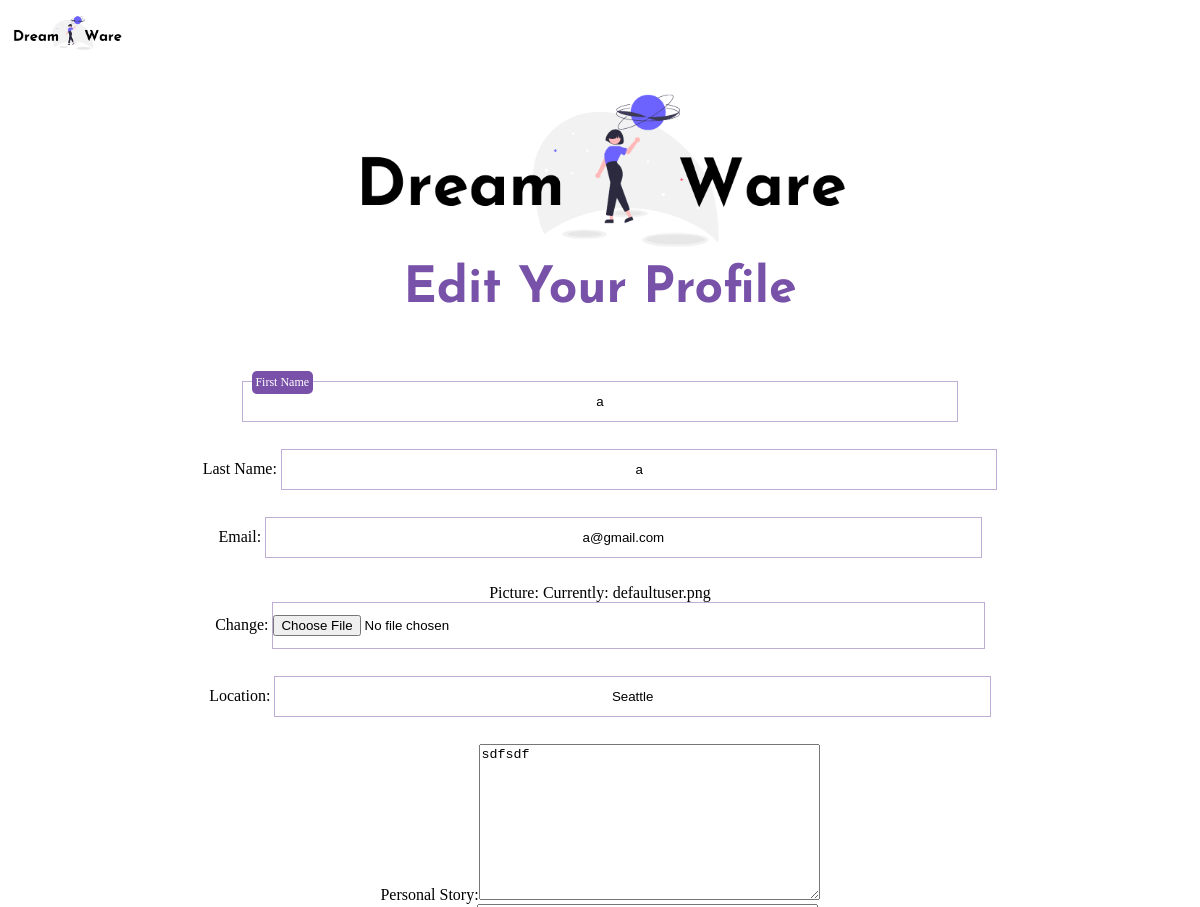
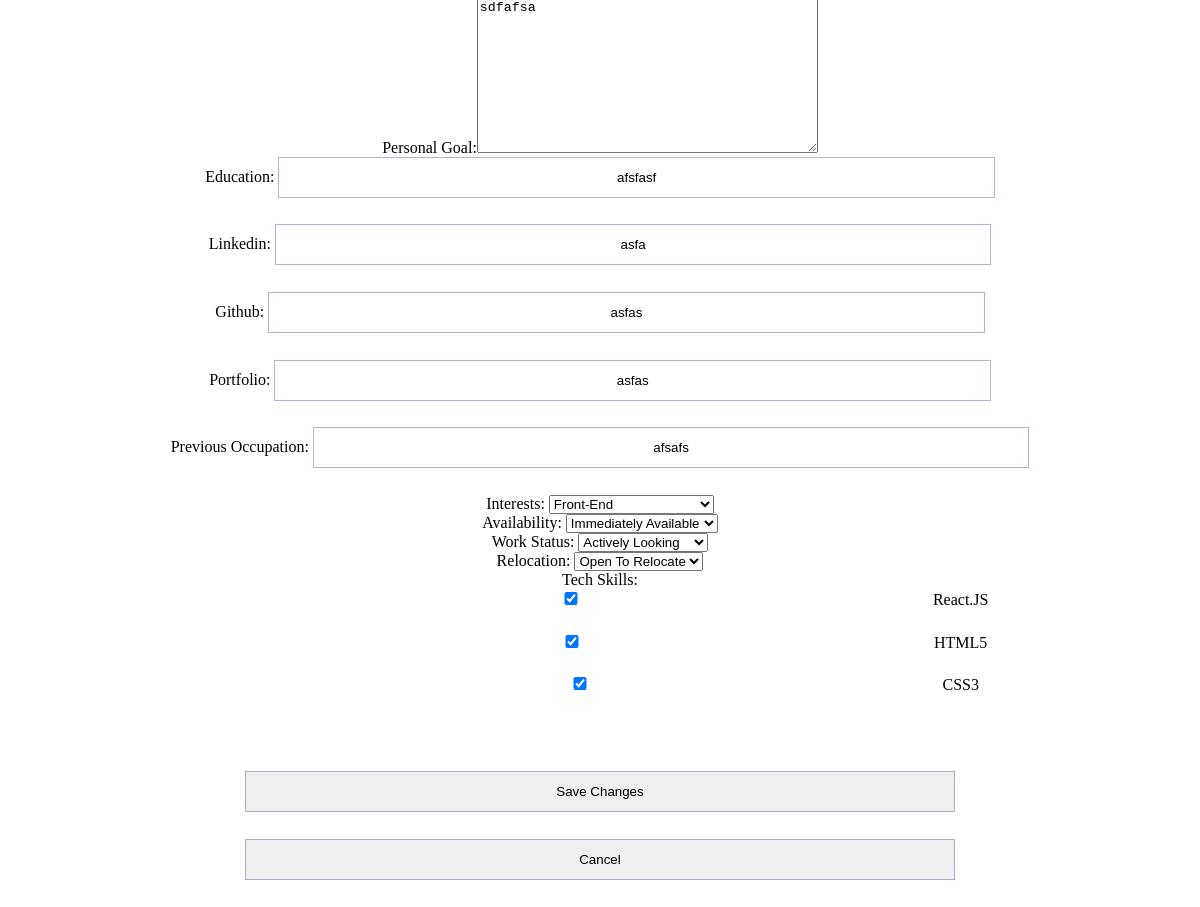
The page /profile/ (signed in) on the database as committed earlier (2 pictures, top to bottom).
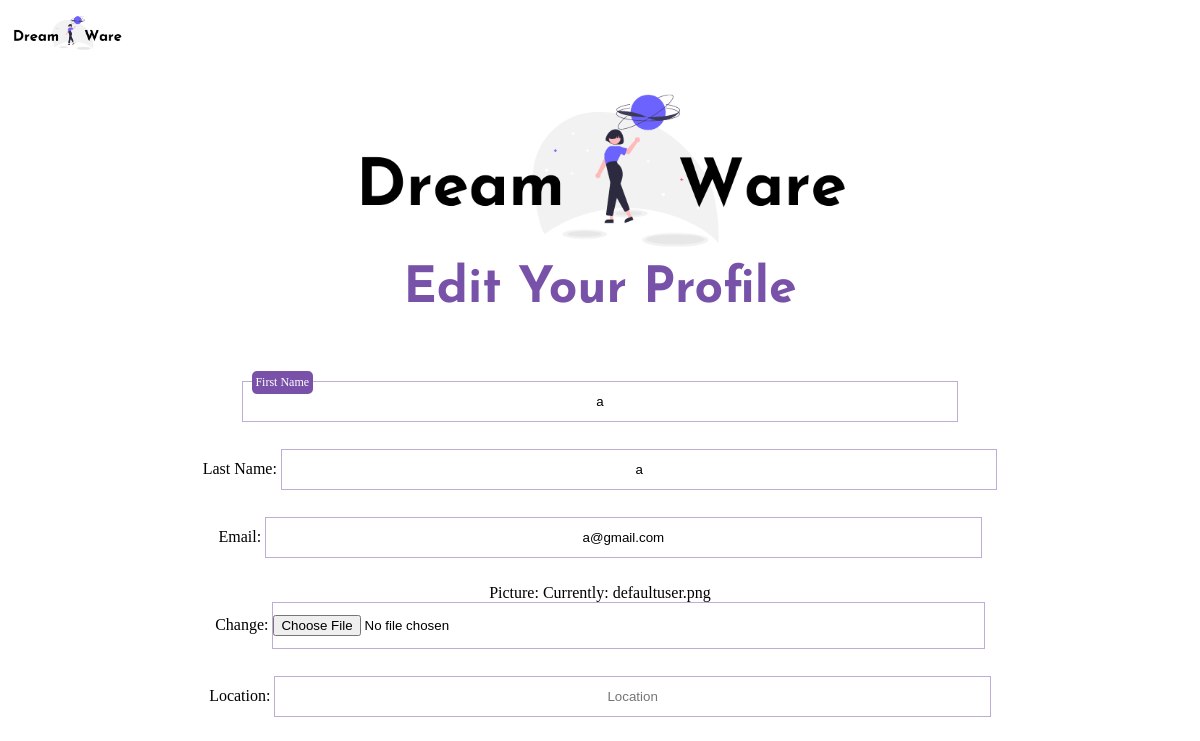
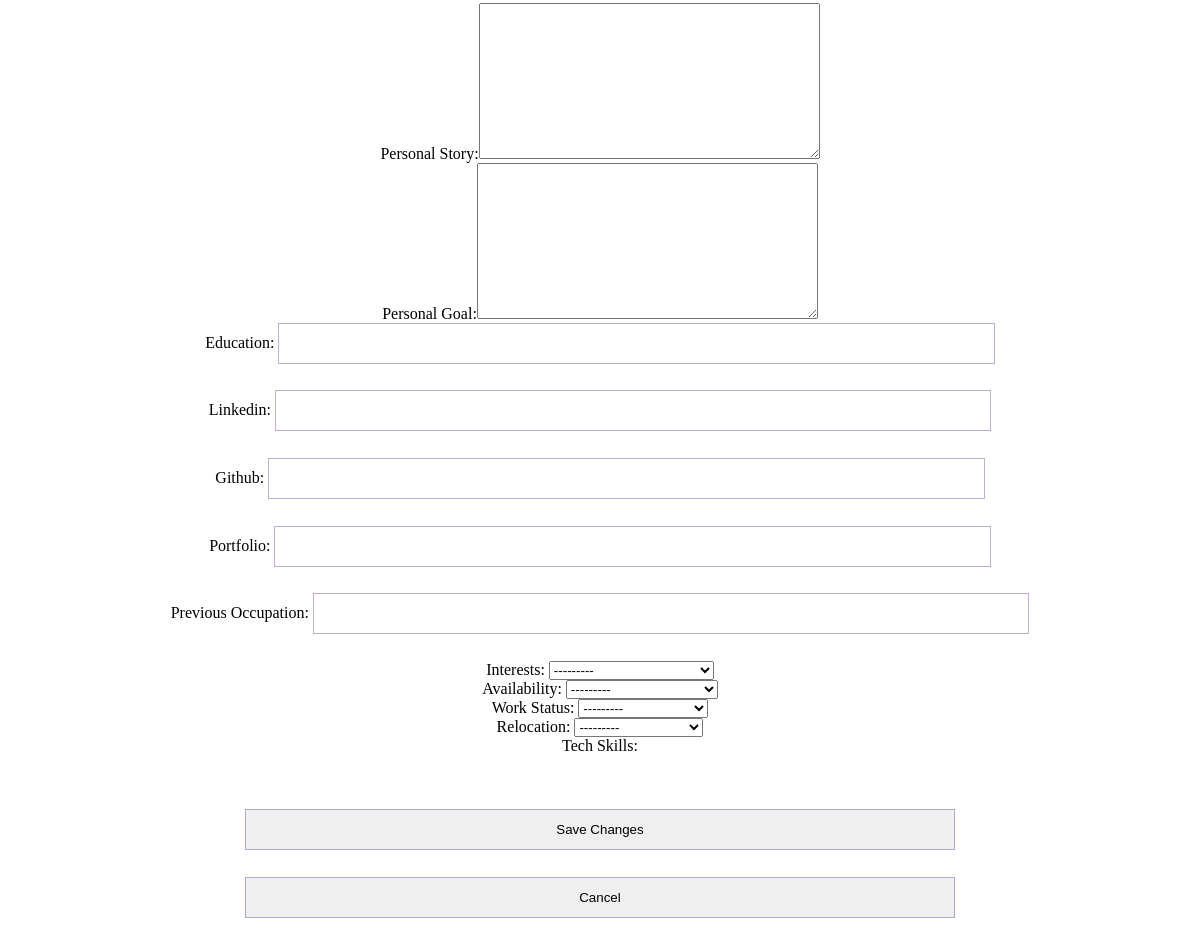
The same page on the database as committed later (2 pictures, top to bottom).
### dashboard/models.py (models this page shows, shortened)
class CustomUser(AbstractBaseUser, PermissionsMixin):
    def validate_email(value):
        valid_emails = [
            '@gmail.com',
            '@outlook.com',
            '@yahoo.com',
            '@protonmail.com',
            '@aol.com',
            '@icloud.com',
        ]
        for x in valid_emails:
            if x in value:
                return value
            else:
                raise ValidationError("Email Field only accepts gmail, outlook, yahoo, aol and icloud addressees.")
    username = None
    email = models.EmailField(blank = False, unique = True, validators=[validate_email])
    first_name = models.CharField(blank = False,max_length=50)
    last_name = models.CharField(blank = False,max_length=50)
    is_admin = models.BooleanField(default = False)
    is_staff = models.BooleanField(default=False)
    is_active = models.BooleanField(default=True)
    is_company = models.BooleanField(default=False) #Monitors companies active on platform
    date_joined = models.DateTimeField(default=timezone.now)
    USERNAME_FIELD = 'email'
    REQUIRED_FIELDS = ['first_name','last_name']
    objects = CustomUserManager()

class Member(models.Model):
    INTERESTS = (
        ('FE', 'Front-End'),
        ('BE', 'Back-End'),
        ('FS', 'Full-Stack'),
        ('MD', 'Mobile Dev'),
        ('DO', 'Dev Ops'),
        ('SI', 'Security & Infrastructure')
    )
    WORK_STATUS = (
        ('AL', 'Actively Looking'),
        ('AC', 'Just Curious'),
        ('HE', 'Happily Employed')
    )
    WORK_AVAILABILITY = (
        ('IA', 'Immediately Available'),
        ('AW', 'About 2 Weeks'),
        ('MT', 'Moving Target')
    )
    RELOCATION_STATUS = (
        ('OK', 'Open To Relocate'),
        ('NO', 'No')
    )
    user = models.OneToOneField(CustomUser, on_delete=models.CASCADE)
    email = models.EmailField()
    picture = models.ImageField(default="defaultuser.png",upload_to="profile_images") #upload to images folder in database
    location = models.CharField(max_length=100)
    personal_goal = models.TextField(max_length=500)
    personal_story = models.TextField(max_length=500)
    education = models.CharField(max_length=100)
    linkedin = models.CharField(max_length=100)
    github = models.CharField(max_length=100)
    portfolio = models.CharField(max_length=100)
    interests = MultiSelectField(choices=INTERESTS)
    previous_occupation = models.CharField(max_length=100)
    availability = models.CharField(max_length=2, choices=WORK_AVAILABILITY)
    workstatus = models.CharField(max_length=2, choices=WORK_STATUS)
    relocation = models.CharField(max_length=2, choices=RELOCATION_STATUS)
    skills = models.ManyToManyField(TechSkills,related_name="CustomUsers")

### dashboard/views.py (the view)
# urls.py: path('profile/', views.profile, name='profile'),
@login_required(login_url='/login/')
def profile(request):
    if request.method == 'POST':
        user_form = UpdateMemberForm(request.POST, instance=request.user)
        profile_form = MemberProfileForm(request.POST,request.FILES, instance=request.user.member, )
        if user_form.is_valid() and profile_form.is_valid():
            user_form.save()
            profile_form.save()
            messages.success(request, 'Your profile was updated successfully')
            return redirect('profile')
        else:
            return render(request, "memberProfile.html",
                {
                'user_form': user_form,
                'profile_form': profile_form,
                }
            )
    else:
        user_form = UpdateMemberForm(instance=request.user)
        profile_form = MemberProfileForm(instance=request.user.member)
    return render(request, 'memberProfile.html',
        {
            'user_form': user_form,
            'profile_form': profile_form,
        }
    )

### dashboard/forms.py
class UpdateMemberForm(forms.ModelForm):
    first_name = forms.CharField(max_length=50)
    last_name = forms.CharField(max_length=50)
    email = forms.EmailField()
    class Meta:
        model = CustomUser
        fields = ('first_name','last_name', 'email',)

class MemberProfileForm(forms.ModelForm):
    picture = forms.ImageField() #upload to images folder in database
    location = forms.CharField(max_length=50,widget=forms.TextInput(attrs={'placeholder': 'Location'}))
    personal_story = forms.Textarea()
    personal_goal = forms.Textarea()
    education = forms.CharField(max_length=50)
    linkedin = forms.CharField(max_length=50)
    github = forms.CharField(max_length=50)
    portfolio = forms.CharField(max_length=50)
    interests = forms.CheckboxSelectMultiple()
    previous_occupation = forms.CharField(max_length=50)
    availability = forms.CheckboxSelectMultiple
    workstatus = forms.CheckboxSelectMultiple
    relocation =  forms.CheckboxSelectMultiple
    skills = forms.ModelMultipleChoiceField(required=False,queryset=TechSkills.objects.all(),widget=forms.CheckboxSelectMultiple)
    class Meta:
        model = Member
        fields = (
            'picture','location','personal_story','personal_goal','education','linkedin',
            'github','portfolio','previous_occupation','availability',
            'workstatus','interests','relocation' ,'skills'
            )

### dashboard/models.py (called while the page is built)
    def __str__(self):
        return self.name

### templates/memberProfile.html (shortened to what this page needs)
<!DOCTYPE html>
<html lang="en">
    <head>
        {% load static %}
        <link rel="stylesheet" href="{% static 'style.css' %}">
    </head>
    <body>
        <main>
            <a href="/"><img src="/static/images/dreamwareLogo.png" height="10%" width="10%"></a>
            <section class="register-section">
                <section class="register-panel">
                    <section>
                        <img src="/static/images/dreamwareLogo.png" height="45%" width="45%">
                        <h1 class="register-title">Edit Your Profile</h1>
                    </section>
                    <form  method="POST" enctype="multipart/form-data" >
                        <label class="input-labels" for={ user_form.first_name }>First Name</label>
                        {{ user_form.first_name }}<br>
                        Last Name: {{ user_form.last_name }} <br>
                        Email: {{ user_form.email }} <br>
                        Picture: {{ profile_form.picture }} <br>
                        Location: {{ profile_form.location }} <br>
                        Personal Story:{{ profile_form.personal_story }} <br>
                        Personal Goal:{{ profile_form.personal_goal }} <br>
                        Education: {{ profile_form.education }} <br>
                        Linkedin: {{ profile_form.linkedin }}  <br>
                        Github: {{ profile_form.github }}  <br>
                        Portfolio: {{ profile_form.portfolio }}  <br>
                        Previous Occupation: {{ profile_form.previous_occupation }}  <br>
                        Interests: {{ profile_form.interests }}  <br>
                        Availability: {{ profile_form.availability }}  <br>
                        Work Status: {{ profile_form.workstatus }}  <br>
                        Relocation: {{ profile_form.relocation }}  <br>
                        Tech Skills: {{ profile_form.skills }} <br><br><br>
                        <input type="submit" value="Save Changes" name="save" />
                        <input type="reset" value="Cancel" name="cancel" />
                        <br/>
                    </form>
                </section>
            </section>
        </main>
    </body>
</html>

### static/style.css (style rules this page uses)
html,body { background-color: #ffffff; }
h1 { color: #7851A9; font-family: 'JosefinSans-bold',sans-serif; font-size: 50px; }
a { text-decoration: none ; color: #000000 }
input { width: 60%; padding-top: 0.9em; padding-bottom: 0.9em; text-align: center; margin-bottom: 2em; border: 1px solid rgba(121, 81, 169, 0.47); }
.input-labels { position: absolute; font-size: 12px; color: #ffffff; background-color: rgb(121, 81, 169); border-radius: 5px; padding: 0.3em; margin-left: 10px; margin-top: -10px; }
.register-section { display:flex; flex-direction: column; width:100%; align-self: center; text-align: center; }
.register-title { margin-top:-1px; }

Rows that differ between the two databases and show on the page:
changed Member: location "Seattle" → (not shown); personal_story "sdfsdf" → (not shown); personal_goal "sdfafsa" → (not shown); education "afsfasf" → (not shown); linkedin "asfa" → (not shown); github "asfas" → (not shown); portfolio "asfas" → (not shown); previous_occupation "afsafs" → (not shown); interests "Front-End" → "---------"; availability "Immediately Available" → "---------"; workstatus "Actively Looking" → "---------"; relocation "Open To Relocate" → "---------"
Other text that changed with them:
form field skills: "☑ ☑ ☑" → (not shown)
text no longer shown: "React.JS HTML5 CSS3"
